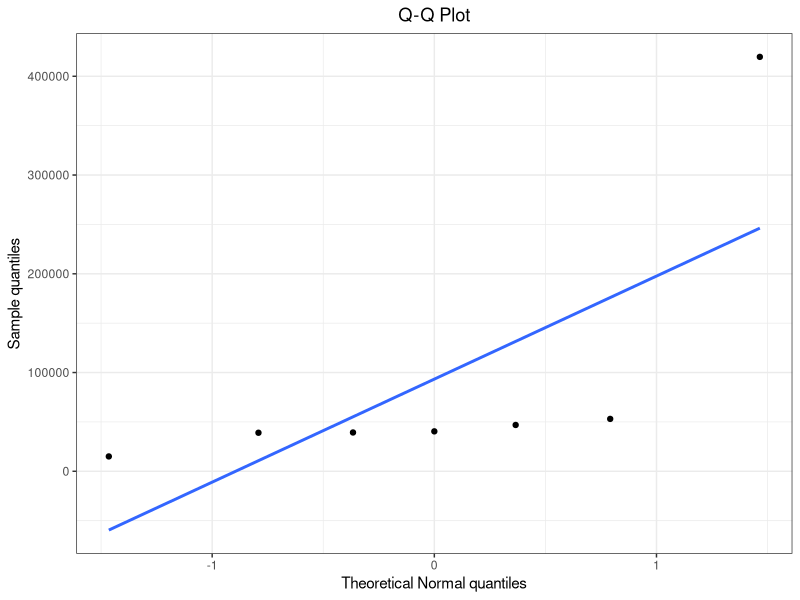
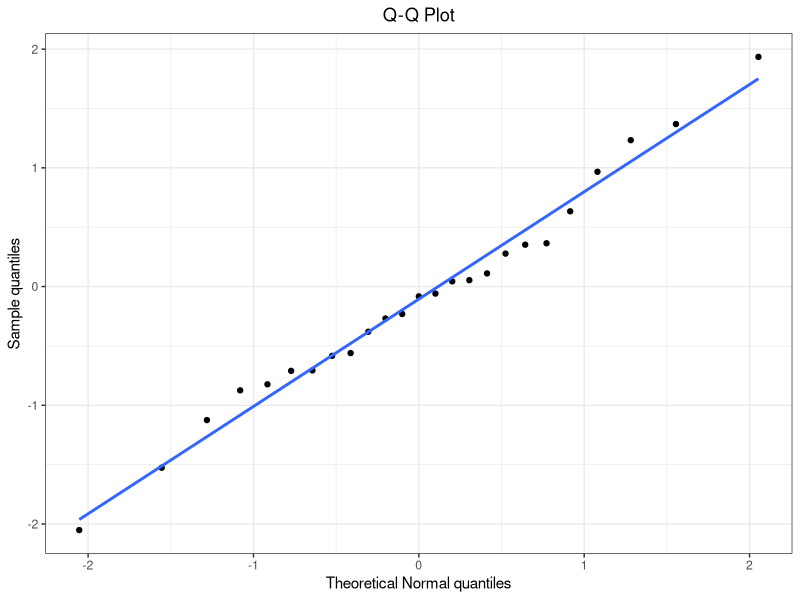
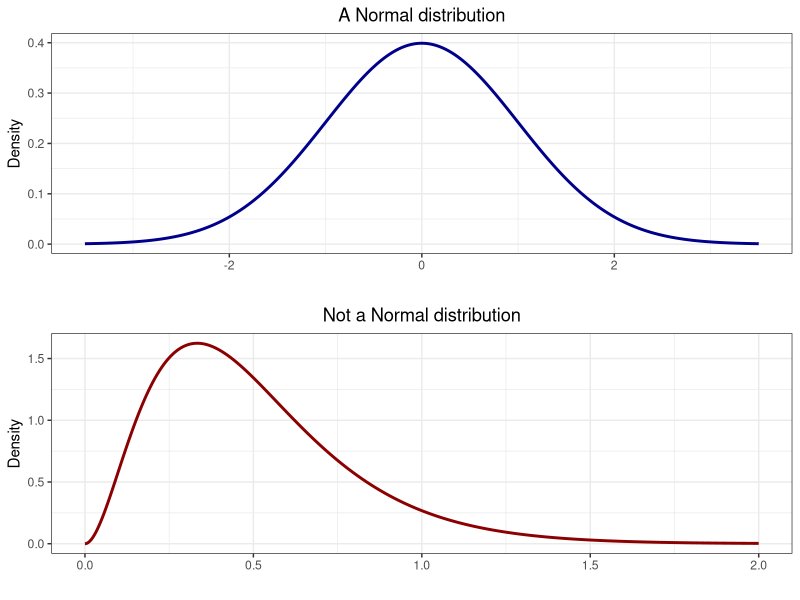

Generate these figures, in order, with R:
############ Prereqs ############
options(stringsAsFactors = FALSE, scipen = 600)
oldPar <- par()
os <- Sys.info()["sysname"]
baseDir <- ifelse(os == "Windows", "C:/Users/ptrainor/gdrive", "~/gdrive")

library(tidyverse)
library(ggrepel)

setwd(paste0(baseDir, "/iTeach/AST_505/myLectures/lecture9_MedianInference"))

############ Why the median ############
trueMed <- 40924

set.seed(33)
x <- round(rnorm(6, mean = trueMed, sd = 12000),0)
median(x)
mean(x)

x2 <- c(x, 419640)
median(x2)
mean(x2)

x2 <- x2[order(x2)]
df1 <- data.frame(x = sapply(1:7, function(i) qnorm((i - 0.5)/7)), y = x2)
png(filename = "qq1.png", height = 4, width = 6, units = "in", res = 600)
ggplot(df1, aes(x = x, y = y)) + geom_point() + geom_smooth(method = 'lm', se = FALSE) +
  theme_bw() + ggtitle("Q-Q Plot") + theme(plot.title = element_text(hjust = 0.5)) + 
  labs(x = "Theoretical Normal quantiles", y = "Sample quantiles")
dev.off()

set.seed(333)
x3 <- rnorm(25)
x3 <- x3[order(x3)]
df2 <- data.frame(x = sapply(1:25, function(i) qnorm((i - 0.5)/25)), y = x3)
png(filename = "qq2.png", height = 4, width = 6, units = "in", res = 600)
ggplot(df2, aes(x = x, y = y)) + geom_point() + geom_smooth(method = 'lm', se = FALSE) +
  theme_bw() + ggtitle("Q-Q Plot") + theme(plot.title = element_text(hjust = 0.5)) + 
  labs(x = "Theoretical Normal quantiles", y = "Sample quantiles")
dev.off()

############ Normal versus not normal ############
p1 <- ggplot(data.frame(x = c(-3.5, 3.5)), aes(x)) + 
  stat_function(fun = function(x) dnorm(x), lwd = 1, n = 50000, color = "darkblue") +
  theme_bw() + labs(x = "", y = "Density") + ggtitle("A Normal distribution") +
  theme(plot.title = element_text(hjust = 0.5)) 

p2 <- ggplot(data.frame(x = c(0, 2)), aes(x)) + 
  stat_function(fun = function(x) dgamma(x, 3, 6), lwd = 1, n = 50000, color = "darkred") +
  theme_bw() + labs(x = "", y = "Density") + ggtitle("Not a Normal distribution") +
  theme(plot.title = element_text(hjust = 0.5)) 

png(filename = "NormNotNorm.png", height = 5.5, width = 7, units = "in", res = 600)
show(gridExtra::grid.arrange(p1, p2))
dev.off()

